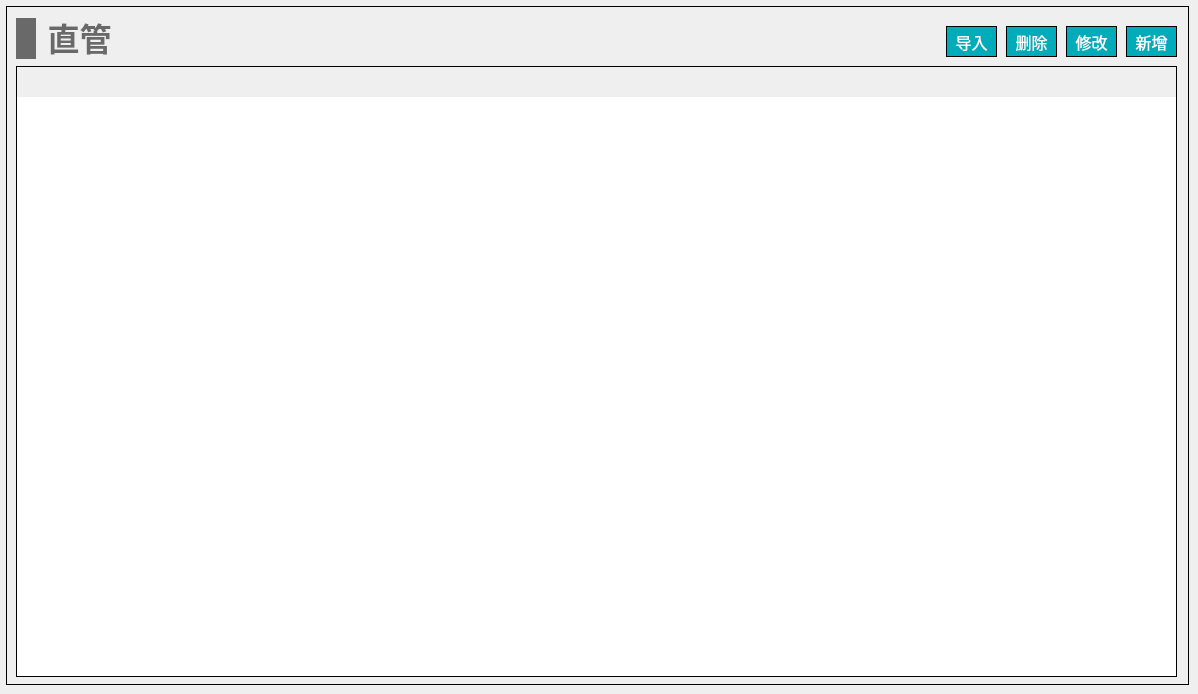
   <widget class="QWidget" name="page_pipe">
    <widget class="QWidget" name="widget_pipe" native="true">
     <property name="geometry">
      <rect>
       <x>6</x>
       <y>6</y>
       <width>1183</width>
       <height>679</height>
      </rect>
     </property>
     <property name="styleSheet">
      <string notr="true">#widget_pipe
{
border: 1px solid #000000;
}</string>
     </property>
     <widget class="QTableWidget" name="tableWidget_pipe">
      <property name="geometry">
       <rect>
        <x>10</x>
        <y>60</y>
        <width>1161</width>
        <height>611</height>
       </rect>
      </property>
      <property name="focusPolicy">
       <enum>Qt::NoFocus</enum>
      </property>
      <property name="layoutDirection">
       <enum>Qt::LeftToRight</enum>
      </property>
      <property name="styleSheet">
       <string notr="true">/*设置标题(包括垂直+水平的)*/
QHeaderView
{							
	
	font-size: 15px;				/*字大小*/
	font-family: '黑体';
	/*border: 1px solid #B4B4B4;*/
	border:none;
    /*border-bottom: 2px solid #999999; */		/*下边框颜色*/
    /*background: #9DC6E6;*/				/*背景浅蓝色*/ 
	min-height:30px;
	text-align: center;	       
}


/*设置标题(水平的)*/
QHeaderView::section:horizontal { 					
        border: 1px solid #AFAFAF; 			/*间隔颜色*/
	    border-bottom: 2px solid #999999; 							
        color: black;
        background: #9DC6E6;
}

/*设置鼠标停留状态*/
QHeaderView::section:horizontal:hover 
{			
        color: black;							/*字体白色*/
        background: #82AFC9;				/*背景深蓝色*/
}

/*设置鼠标按下状态*/
QHeaderView::section:horizontal:pressed 
{			
        color: black;
        background: #82AFC9;
		border-bottom: 3px solid #037BFC;				
}


QTableWidget 
{
		font-size: 14px;				/*10榜*/
		font-family: '黑体';				
		color : black;				
        border: 1px solid #000000;		
        background: white;
        gridline-color: #E0E0E0;	
        text-align: center;	
        outline:0px;			/*禁止焦点*/
}

/*设置选中的视图项*/
QTableWidget::item:selected
{				    
		border: 2px solid #0398FC;	
        color : black;				
}</string>
      </property>
      <property name="frameShape">
       <enum>QFrame::StyledPanel</enum>
      </property>
     </widget>
     <widget class="QWidget" name="layoutWidget_18">
      <property name="geometry">
       <rect>
        <x>10</x>
        <y>10</y>
        <width>101</width>
        <height>45</height>
       </rect>
      </property>
      <layout class="QHBoxLayout" name="horizontalLayout_31">
       <item>
        <widget class="QLabel" name="label_42">
         <property name="minimumSize">
          <size>
           <width>20</width>
           <height>41</height>
          </size>
         </property>
         <property name="maximumSize">
          <size>
           <width>20</width>
           <height>41</height>
          </size>
         </property>
         <property name="styleSheet">
          <string notr="true">QLabel { 
border: none; 
background-color : rgb(105, 105, 105);
}</string>
         </property>
         <property name="text">
          <string/>
         </property>
        </widget>
       </item>
       <item>
        <widget class="QLabel" name="label_43">
         <property name="font">
          <font>
           <family>Microsoft YaHei</family>
           <pointsize>24</pointsize>
           <bold>true</bold>
          </font>
         </property>
         <property name="styleSheet">
          <string notr="true">QLabel { 
border: none; 
color : rgb(105, 105, 105);
}</string>
         </property>
         <property name="text">
          <string>直管</string>
         </property>
         <property name="alignment">
          <set>Qt::AlignBottom|Qt::AlignHCenter</set>
         </property>
        </widget>
       </item>
      </layout>
     </widget>
     <widget class="QPushButton" name="pushButton_pipe_del">
      <property name="geometry">
       <rect>
        <x>1000</x>
        <y>20</y>
        <width>51</width>
        <height>31</height>
       </rect>
      </property>
      <property name="font">
       <font>
        <family>黑体</family>
        <pointsize>12</pointsize>
       </font>
      </property>
      <property name="styleSheet">
       <string notr="true">QPushButton
{
	color:#ffffff; /*文字颜色*/
    background-color: #00ACB9;/*背景色*/
    border-radius:0px; /*边框倒角*/
	border: 1px solid #000000;
}


QPushButton:hover 
{
background-color: rgb(0,142,153);
color: white;
}</string>
      </property>
      <property name="text">
       <string>删除</string>
      </property>
     </widget>
     <widget class="QPushButton" name="pushButton_pipe_input">
      <property name="geometry">
       <rect>
        <x>940</x>
        <y>20</y>
        <width>51</width>
        <height>31</height>
       </rect>
      </property>
      <property name="font">
       <font>
        <family>黑体</family>
        <pointsize>12</pointsize>
       </font>
      </property>
      <property name="styleSheet">
       <string notr="true">QPushButton
{
	color:#ffffff; /*文字颜色*/
    background-color: #00ACB9;/*背景色*/
    border-radius:0px; /*边框倒角*/
	border: 1px solid #000000;
}


QPushButton:hover 
{
background-color: rgb(0,142,153);
color: white;
}</string>
      </property>
      <property name="text">
       <string>导入</string>
      </property>
     </widget>
     <widget class="QPushButton" name="pushButton_pipe_revise">
      <property name="geometry">
       <rect>
        <x>1060</x>
        <y>20</y>
        <width>51</width>
        <height>31</height>
       </rect>
      </property>
      <property name="font">
       <font>
        <family>黑体</family>
        <pointsize>12</pointsize>
       </font>
      </property>
      <property name="styleSheet">
       <string notr="true">QPushButton
{
	color:#ffffff; /*文字颜色*/
    background-color: #00ACB9;/*背景色*/
    border-radius:0px; /*边框倒角*/
	border: 1px solid #000000;
}


QPushButton:hover 
{
background-color: rgb(0,142,153);
color: white;
}</string>
      </property>
      <property name="text">
       <string>修改</string>
      </property>
     </widget>
     <widget class="QPushButton" name="pushButton_pipe_add">
      <property name="geometry">
       <rect>
        <x>1120</x>
        <y>20</y>
        <width>51</width>
        <height>31</height>
       </rect>
      </property>
      <property name="font">
       <font>
        <family>黑体</family>
        <pointsize>12</pointsize>
       </font>
      </property>
      <property name="styleSheet">
       <string notr="true">QPushButton
{
	color:#ffffff; /*文字颜色*/
    background-color: #00ACB9;/*背景色*/
    border-radius:0px; /*边框倒角*/
	border: 1px solid #000000;
}


QPushButton:hover 
{
background-color: rgb(0,142,153);
color: white;
}</string>
      </property>
      <property name="text">
       <string>新增</string>
      </property>
     </widget>
    </widget>
   </widget>
